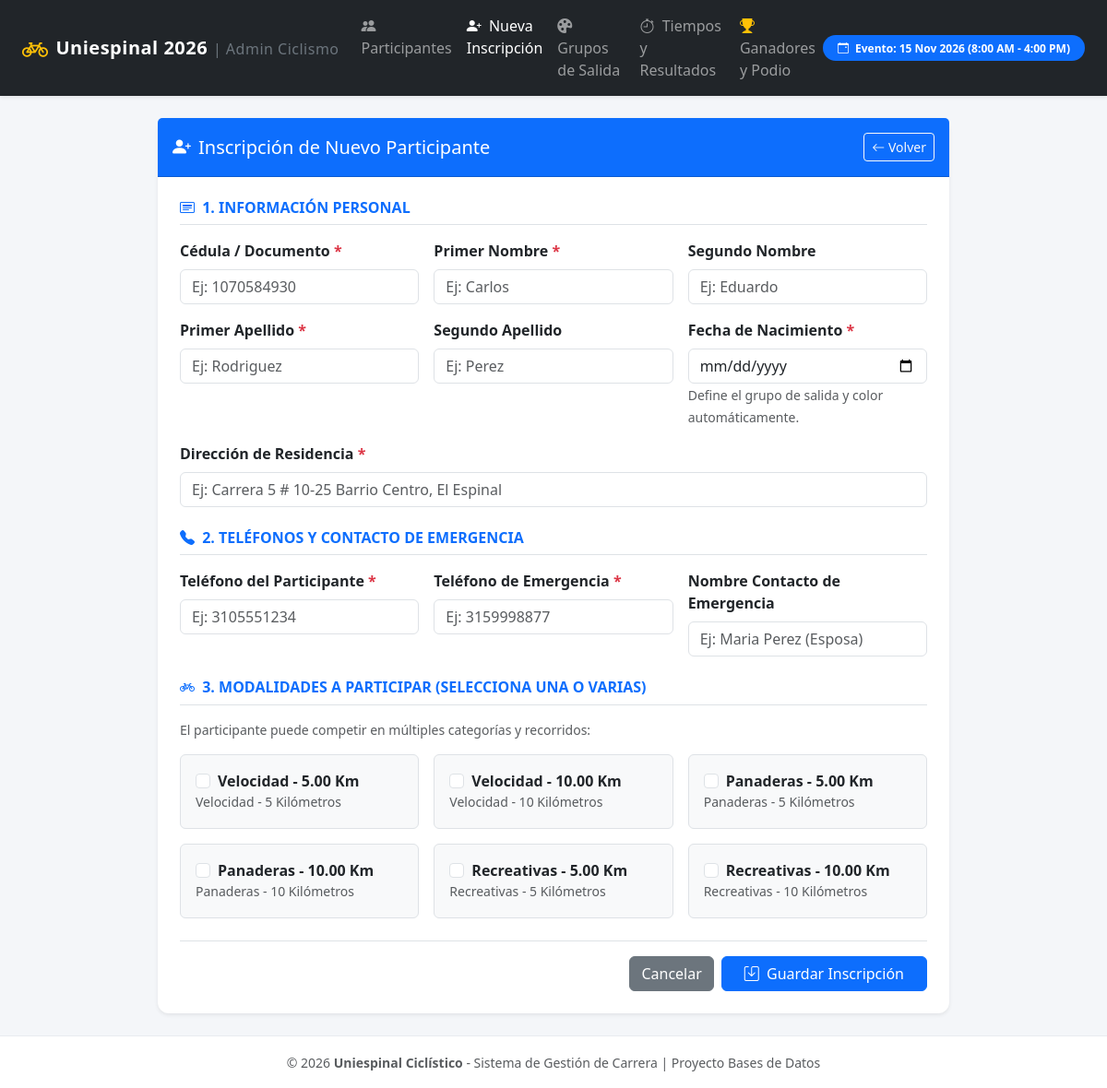
Page /crear_participante.php on the committed database.
### tables this page shows
CREATE TABLE modalidades (
    id_modalidad INT AUTO_INCREMENT PRIMARY KEY,
    id_evento INT NOT NULL,
    id_categoria INT NOT NULL,
    id_recorrido INT NOT NULL,
    desc_modalidad VARCHAR(255),
    FOREIGN KEY (id_evento) REFERENCES eventos(id_evento) ON DELETE RESTRICT,
    FOREIGN KEY (id_categoria) REFERENCES categorias(id_categoria) ON DELETE RESTRICT,
    FOREIGN KEY (id_recorrido) REFERENCES recorridos(id_recorrido) ON DELETE RESTRICT,
    UNIQUE KEY uk_evento_cat_rec (id_evento, id_categoria, id_recorrido)
);

CREATE TABLE categorias (
    id_categoria INT AUTO_INCREMENT PRIMARY KEY,
    nombre VARCHAR(50) NOT NULL UNIQUE,
    descripcion VARCHAR(255)
);

CREATE TABLE recorridos (
    id_recorrido INT AUTO_INCREMENT PRIMARY KEY,
    distancia_km DECIMAL(5,2) NOT NULL,
    nombre VARCHAR(50) NOT NULL,
    descripcion VARCHAR(255)
);

### crear_participante.php (the view, shortened to what this page needs)
<?php
require_once 'db.php';
$stmt_mods = $pdo->query("
    SELECT m.id_modalidad, c.nombre AS categoria, r.distancia_km, m.desc_modalidad
    FROM modalidades m
    JOIN categorias c ON m.id_categoria = c.id_categoria
    JOIN recorridos r ON m.id_recorrido = r.id_recorrido
    ORDER BY c.id_categoria, r.distancia_km
");
$modalidades_disponibles = $stmt_mods->fetchAll();
require_once 'header.php';
?>
<div class="row justify-content-center">
    <div class="col-12 col-lg-9">
        <div class="card shadow-sm">
            <div class="card-header bg-primary text-white py-3 d-flex justify-content-between align-items-center">
                <h5 class="mb-0"><i class="bi bi-person-plus-fill me-2"></i>Inscripción de Nuevo Participante</h5>
                <a href="index.php" class="btn btn-outline-light btn-sm"><i class="bi bi-arrow-left"></i> Volver</a>
            </div>
            <div class="card-body p-4">
                <form method="POST" action="crear_participante.php" class="needs-validation">
                    <h6 class="text-primary fw-bold text-uppercase border-bottom pb-2 mb-3">
                        <i class="bi bi-card-heading me-1"></i> 1. Información Personal
                    </h6>
                    <div class="row g-3 mb-4">
                        <div class="col-md-4">
                            <label class="form-label fw-semibold">Cédula / Documento <span class="text-danger">*</span></label>
                            <input type="text" name="cedula" class="form-control" required placeholder="Ej: 1070584930" value="<?= htmlspecialchars($_POST['cedula'] ?? '') ?>">
                        </div>
                        <div class="col-md-4">
                            <label class="form-label fw-semibold">Primer Nombre <span class="text-danger">*</span></label>
                            <input type="text" name="primer_nombre" class="form-control" required placeholder="Ej: Carlos" value="<?= htmlspecialchars($_POST['primer_nombre'] ?? '') ?>">
                        </div>
                        <div class="col-md-4">
                            <label class="form-label fw-semibold">Segundo Nombre</label>
                            <input type="text" name="segundo_nombre" class="form-control" placeholder="Ej: Eduardo" value="<?= htmlspecialchars($_POST['segundo_nombre'] ?? '') ?>">
                        </div>
                        <div class="col-md-4">
                            <label class="form-label fw-semibold">Primer Apellido <span class="text-danger">*</span></label>
                            <input type="text" name="primer_apellido" class="form-control" required placeholder="Ej: Rodriguez" value="<?= htmlspecialchars($_POST['primer_apellido'] ?? '') ?>">
                        </div>
                        <div class="col-md-4">
                            <label class="form-label fw-semibold">Segundo Apellido</label>
                            <input type="text" name="segundo_apellido" class="form-control" placeholder="Ej: Perez" value="<?= htmlspecialchars($_POST['segundo_apellido'] ?? '') ?>">
                        </div>
                        <div class="col-md-4">
                            <label class="form-label fw-semibold">Fecha de Nacimiento <span class="text-danger">*</span></label>
                            <input type="date" name="fecha_nacimiento" class="form-control" required value="<?= htmlspecialchars($_POST['fecha_nacimiento'] ?? '') ?>">
                            <small class="text-muted">Define el grupo de salida y color automáticamente.</small>
                        </div>
                        <div class="col-12">
                            <label class="form-label fw-semibold">Dirección de Residencia <span class="text-danger">*</span></label>
                            <input type="text" name="direccion" class="form-control" required placeholder="Ej: Carrera 5 # 10-25 Barrio Centro, El Espinal" value="<?= htmlspecialchars($_POST['direccion'] ?? '') ?>">
                        </div>
                    </div>
                    <h6 class="text-primary fw-bold text-uppercase border-bottom pb-2 mb-3">
                        <i class="bi bi-telephone-fill me-1"></i> 2. Teléfonos y Contacto de Emergencia
                    </h6>
                    <div class="row g-3 mb-4">
                        <div class="col-md-4">
                            <label class="form-label fw-semibold">Teléfono del Participante <span class="text-danger">*</span></label>
                            <input type="tel" name="telefono" class="form-control" required placeholder="Ej: 3105551234" value="<?= htmlspecialchars($_POST['telefono'] ?? '') ?>">
                        </div>
                        <div class="col-md-4">
                            <label class="form-label fw-semibold">Teléfono de Emergencia <span class="text-danger">*</span></label>
                            <input type="tel" name="telefono_emergencia" class="form-control" required placeholder="Ej: 3159998877" value="<?= htmlspecialchars($_POST['telefono_emergencia'] ?? '') ?>">
                        </div>
                        <div class="col-md-4">
                            <label class="form-label fw-semibold">Nombre Contacto de Emergencia</label>
                            <input type="text" name="nombre_contacto_emergencia" class="form-control" placeholder="Ej: Maria Perez (Esposa)" value="<?= htmlspecialchars($_POST['nombre_contacto_emergencia'] ?? '') ?>">
                        </div>
                    </div>
                    <h6 class="text-primary fw-bold text-uppercase border-bottom pb-2 mb-3">
                        <i class="bi bi-bicycle me-1"></i> 3. Modalidades a Participar (Selecciona una o varias)
                    </h6>
                    <p class="text-muted small">El participante puede competir en múltiples categorías y recorridos:</p>
                    <div class="row g-3 mb-4">
                        <?php foreach ($modalidades_disponibles as $mod): ?>
                            <div class="col-md-6 col-lg-4">
                                <div class="form-check p-3 border rounded h-100 bg-light">
                                    <input class="form-check-input ms-0 me-2" type="checkbox" name="modalidades[]" value="<?= $mod['id_modalidad'] ?>" id="mod_<?= $mod['id_modalidad'] ?>" <?= in_array($mod['id_modalidad'], $_POST['modalidades'] ?? []) ? 'checked' : '' ?>>
                                    <label class="form-check-label fw-bold d-block" for="mod_<?= $mod['id_modalidad'] ?>">
                                        <?= htmlspecialchars($mod['categoria']) ?> - <?= $mod['distancia_km'] ?> Km
                                    </label>
                                    <small class="text-muted d-block"><?= htmlspecialchars($mod['desc_modalidad']) ?></small>
                                </div>
                            </div>
                        <?php endforeach; ?>
                    </div>
                    <div class="d-flex justify-content-end gap-2 border-top pt-3">
                        <a href="index.php" class="btn btn-secondary">Cancelar</a>
                        <button type="submit" class="btn btn-primary px-4"><i class="bi bi-save me-1"></i> Guardar Inscripción</button>
                    </div>
                </form>
            </div>
        </div>
    </div>
</div>
<?php require_once 'footer.php'; ?>

### header.php (shortened to what this page needs)
<?php
$current_page = basename($_SERVER['PHP_SELF']);
?>
<!DOCTYPE html>
<html lang="es">
<head>
    <link href="https://cdn.jsdelivr.net/npm/bootstrap@5.3.3/dist/css/bootstrap.min.css" rel="stylesheet">
    <link rel="stylesheet" href="https://cdn.jsdelivr.net/npm/bootstrap-icons@1.11.3/font/bootstrap-icons.min.css">
</head>
<body>
<nav class="navbar navbar-expand-lg navbar-dark bg-dark sticky-top shadow-sm">
    <div class="container-fluid px-4">
        <a class="navbar-brand d-flex align-items-center gap-2" href="index.php">
            <i class="bi bi-bicycle text-warning fs-3"></i>
            <span>Uniespinal 2026 <small class="text-secondary fw-normal fs-6">| Admin Ciclismo</small></span>
        </a>
        <div class="collapse navbar-collapse" id="navbarNav">
            <ul class="navbar-nav me-auto mb-2 mb-lg-0">
                <li class="nav-item">
                    <a class="nav-link <?= $current_page === 'index.php' ? 'active' : '' ?>" href="index.php">
                        <i class="bi bi-people-fill me-1"></i> Participantes
                    </a>
                </li>
                <li class="nav-item">
                    <a class="nav-link <?= $current_page === 'crear_participante.php' ? 'active' : '' ?>" href="crear_participante.php">
                        <i class="bi bi-person-plus-fill me-1"></i> Nueva Inscripción
                    </a>
                </li>
                <li class="nav-item">
                    <a class="nav-link <?= $current_page === 'grupos_salida.php' ? 'active' : '' ?>" href="grupos_salida.php">
                        <i class="bi bi-palette-fill me-1"></i> Grupos de Salida
                    </a>
                </li>
                <li class="nav-item">
                    <a class="nav-link <?= $current_page === 'registrar_resultado.php' ? 'active' : '' ?>" href="registrar_resultado.php">
                        <i class="bi bi-stopwatch me-1"></i> Tiempos y Resultados
                    </a>
                </li>
                <li class="nav-item">
                    <a class="nav-link <?= $current_page === 'ganadores.php' ? 'active' : '' ?>" href="ganadores.php">
                        <i class="bi bi-trophy-fill text-warning me-1"></i> Ganadores y Podio
                    </a>
                </li>
            </ul>
            <div class="d-flex align-items-center text-light">
                <span class="badge bg-primary px-3 py-2 rounded-pill">
                    <i class="bi bi-calendar-event me-1"></i> Evento: 15 Nov 2026 (8:00 AM - 4:00 PM)
                </span>
            </div>
        </div>
    </div>
</nav>
<main class="container-fluid px-4 py-4">

### footer.php (shortened to what this page needs)
</main>
<footer class="footer py-3 text-center text-muted">
    <div class="container">
        <small>&copy; 2026 <strong>Uniespinal Ciclístico</strong> - Sistema de Gestión de Carrera | Proyecto Bases de Datos</small>
    </div>
</footer>
</body>
</html>

### header.php (style rules this page uses)
:root { --primary-color: #0d6efd; --secondary-color: #198754; --dark-color: #212529; }
body { background-color: #f4f6f9; font-family: 'Segoe UI', system-ui, -apple-system, sans-serif; min-height: 100vh; display: flex; flex-direction: column; }
.navbar-brand { font-weight: 700; letter-spacing: 0.5px; }
.card { border: none; border-radius: 12px; box-shadow: 0 4px 12px rgba(0,0,0,0.05); }
.footer { margin-top: auto; background-color: #ffffff; border-top: 1px solid #e9ecef; }

### rows in the picture
modalidades: id_categoria.nombre "Velocidad", id_recorrido.distancia_km "5.00", desc_modalidad "Velocidad - 5 Kilómetros"
modalidades: id_categoria.nombre "Velocidad", id_recorrido.distancia_km "10.00", desc_modalidad "Velocidad - 10 Kilómetros"
modalidades: id_categoria.nombre "Panaderas", id_recorrido.distancia_km "5.00", desc_modalidad "Panaderas - 5 Kilómetros"
modalidades: id_categoria.nombre "Panaderas", id_recorrido.distancia_km "10.00", desc_modalidad "Panaderas - 10 Kilómetros"
modalidades: id_categoria.nombre "Recreativas", id_recorrido.distancia_km "5.00", desc_modalidad "Recreativas - 5 Kilómetros"
modalidades: id_categoria.nombre "Recreativas", id_recorrido.distancia_km "10.00", desc_modalidad "Recreativas - 10 Kilómetros"
